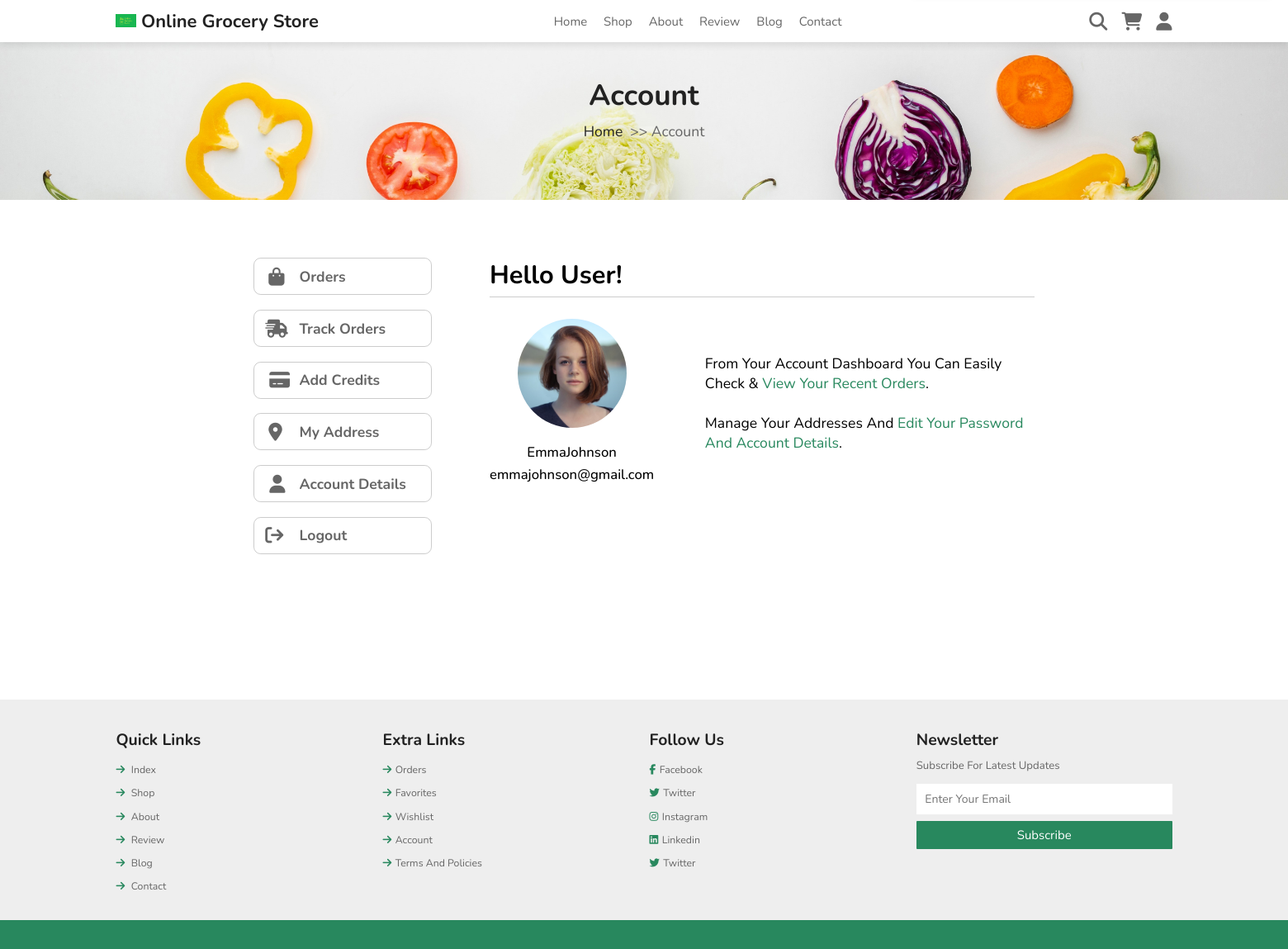
The app's page /account.php (signed in) with its own data.
### tables this page shows
CREATE TABLE `users` (
  `user_id` int(11) NOT NULL,
  `username` varchar(30) NOT NULL,
  `password` varchar(30) NOT NULL,
  `email` varchar(50) NOT NULL,
  `phone` varchar(10) NOT NULL,
  `profile_pic` varchar(30) NOT NULL DEFAULT 'default.png',
  `add1` varchar(100) DEFAULT NULL,
  `add2` varchar(100) DEFAULT NULL,
  `add3` varchar(100) DEFAULT NULL,
  `credits` bigint(20) NOT NULL DEFAULT 0
);

### account.php (the view, shortened to what this page needs)
<?php
include 'Function/connection.php';
$user_id=$_SESSION["user_id"];
$profileDisplay = "SELECT * FROM `users` WHERE `user_id`='$user_id';";
$profileDisplayResult = $mysqli->query($profileDisplay);
?>
<!DOCTYPE html>
<html lang="en">
<head>
    <link rel="stylesheet" href="fontawesome-free-6.4.0-web/css/all.css">
    <link rel="stylesheet" href="lib/style.css">
</head>
<body>
    <header class="header">
    <a class="logo">
            <img src="images/logo.png">
            Online Grocery Store
        </a>
        <nav class="navbar">
            <a href="index.php">home</a>
            <a href="shop.php">shop</a>
            <a href="about.php">about</a>
            <a href="review.php">review</a>
            <a href="blog.php">blog</a>
            <a href="contact.php">contact</a>
        </nav>
        <div class="icons">
            <div id="search-btn" class="fas fa-search"></div>
            <div id="cart-btn" class="fas fa-shopping-cart"></div>
        <?php
            if($_SESSION["user_id"]=="0"){
                ?><div id="login-btn" class="fas fa-user"></div><?php
            }
            else{
                ?><div onclick="location.href='account.php'" class="fas fa-user"></div><?php
            }
        ?>
        </div>
    </header>
    <div class="heading">
        <h1>account</h1>
        <p class="heading-url"><a href="index.php">home </a>>> account </p>
    </div>
    <section class="user-manage">
        <div class="user-nav">
            <div class="nav-box <?php if($_SESSION['accountOrders'] == 'on'){ echo "active-nav-box";}?>" id="user-orders" onClick="navOpen(this.id)">
                <i class="fa-solid fa-bag-shopping"></i>
                <h3>orders</h3>
            </div>
            <div class="nav-box <?php if($_SESSION['accountTrack'] == 'on'){ echo "active-nav-box";}?>" id="user-track" onClick="navOpen(this.id)">
                <i class="fa-solid fa-truck-fast"></i>
                <h3>track orders</h3>
            </div>
            <div class="nav-box <?php if($_SESSION['accountCredits'] == 'on'){ echo "active-nav-box";}?>" id="user-credits" onClick="navOpen(this.id)">
                <i class="fa-solid fa-credit-card"></i>
                <h3>add credits</h3>
            </div>
            <div class="nav-box <?php if($_SESSION['accountAddress'] == 'on'){ echo "active-nav-box";}?>" id="user-address" onClick="navOpen(this.id)">
                <i class="fa-solid fa-location-dot"></i>
                <h3>my address</h3>
            </div>
            <div class="nav-box <?php if($_SESSION['accountUpdate'] == 'on'){ echo "active-nav-box";}?>" id="user-account" onClick="navOpen(this.id)">
                <i class="fa-solid fa-user"></i>
                <h3>account details</h3>
            </div>
            <div class="nav-box" id="user-logout" onClick="location.href='function/logout.php'">
                <i class="fa-solid fa-arrow-right-from-bracket"></i>
                <h3>logout</h3>
            </div>
        </div>
        <div class="user-data">
            <div class="user-box" id="user-default" <?php if($_SESSION['accountUpdate'] == 'on' || $_SESSION['accountOrders'] == 'on' || $_SESSION['accountTrack'] == 'on' || $_SESSION['accountCredits'] == 'on' || $_SESSION['accountAddress'] == 'on'){ echo "style='display:none;'";}?>>
                <h3>hello user!</h3>
                <div class="default-wrapper">
                    <div class="default-profile">
                        <?php
                            while($rows=$profileDisplayResult->fetch_assoc()){
                        ?>
                        <div class="image-container">
                            <img src="pfp/<?php echo $rows['profile_pic']?>">
                        </div>
                        <h3><?php echo $rows['username']?></h3>
                        <h3><?php echo $rows['email']?></h3>
                        <?php
                            }
                        ?>
                    </div>
                    <p class="default-info">
                        from your account dashboard you can easily check & <a> view your recent orders</a>.
                        <br><br>
                        manage your addresses and <a>edit your password and account details</a>.
                    </p>
                </div>
            </div>
        </div>
    </section>
    <footer class="footer">
        <div class="box-container">
            <div class="box">
                <h3>quick links</h3>
                <a href="index.php"><i class=" footer-arrow fas fa-arrow-right"></i> index</a>
                <a href="shop.php"><i class=" footer-arrow fas fa-arrow-right"></i> shop</a>
                <a href="about.php"><i class=" footer-arrow fas fa-arrow-right"></i> about</a>
                <a href="review.php"><i class=" footer-arrow fas fa-arrow-right"></i> review</a>
                <a href="blog.php"><i class=" footer-arrow fas fa-arrow-right"></i> blog</a>
                <a href="contact.php"><i class=" footer-arrow fas fa-arrow-right"></i> contact</a>
            </div>
            <div class="box">
                <h3>extra links</h3>
                <a href=""><i class=" footer-arrow fas fa-arrow-right"></i>orders</a>
                <a href=""><i class=" footer-arrow fas fa-arrow-right"></i>favorites</a>
                <a href=""><i class=" footer-arrow fas fa-arrow-right"></i>wishlist</a>
                <a href=""><i class=" footer-arrow fas fa-arrow-right"></i>account</a>
                <a href=""><i class=" footer-arrow fas fa-arrow-right"></i>terms and policies</a>
            </div>
            <div class="box">
                <h3>follow us</h3>
                <a href=""><i class=" footer-arrow fab fa-facebook-f"></i>facebook</a>
                <a href=""><i class=" footer-arrow fab fa-twitter"></i>twitter</a>
                <a href=""><i class=" footer-arrow fab fa-instagram"></i>instagram</a>
                <a href=""><i class=" footer-arrow fab fa-linkedin"></i>linkedin</a>
                <a href=""><i class=" footer-arrow fab fa-twitter"></i>twitter</a>
            </div>
            <div class="box">
                <h3>newsletter</h3>
                <p>subscribe for latest updates</p>
                <form action="" class="newsletter">
                    <input type="email" placeholder="Enter Your Email" name="newsletterMail" >
                    <input type="submit" value="subscribe" class="btn">
                </form>
            </div>
        </div>
    </footer>
    <div class="border"></div>
</body>
</html>

### records on screen
users: profile_pic (picture), username "EmmaJohnson", email "emmajohnson@gmail.com"
